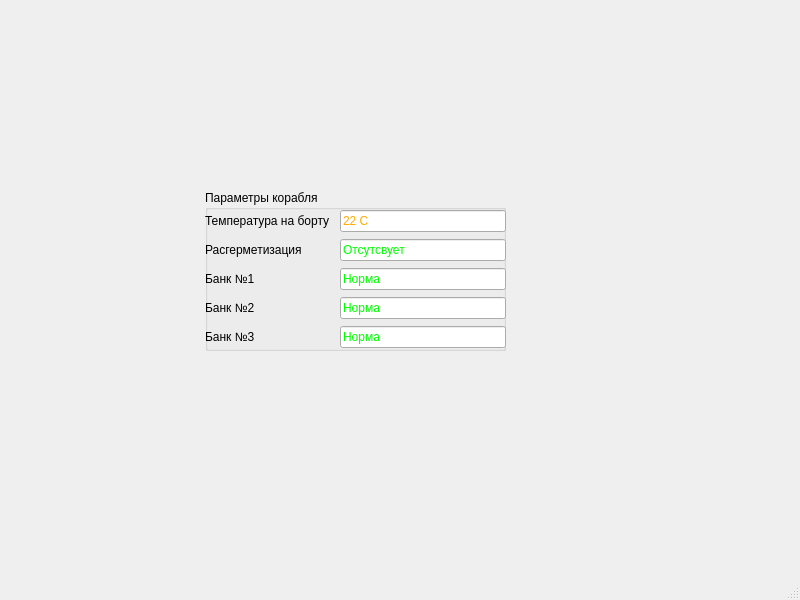
<?xml version="1.0" encoding="UTF-8"?>
<ui version="4.0">
 <class>MainWindow</class>
 <widget class="QMainWindow" name="MainWindow">
  <property name="geometry">
   <rect>
    <x>0</x>
    <y>0</y>
    <width>800</width>
    <height>600</height>
   </rect>
  </property>
  <property name="windowTitle">
   <string>MainWindow</string>
  </property>
  <property name="styleSheet">
   <string notr="true">rgb(199, 133, 0)</string>
  </property>
  <widget class="QWidget" name="centralwidget">
   <widget class="QGroupBox" name="groupBox">
    <property name="geometry">
     <rect>
      <x>205</x>
      <y>190</y>
      <width>301</width>
      <height>161</height>
     </rect>
    </property>
    <property name="title">
     <string>Параметры корабля</string>
    </property>
    <widget class="QWidget" name="gridLayoutWidget">
     <property name="geometry">
      <rect>
       <x>0</x>
       <y>20</y>
       <width>301</width>
       <height>141</height>
      </rect>
     </property>
     <layout class="QGridLayout" name="gridLayout">
      <property name="sizeConstraint">
       <enum>QLayout::SetNoConstraint</enum>
      </property>
      <property name="spacing">
       <number>7</number>
      </property>
      <item row="3" column="0">
       <widget class="QLabel" name="label_3">
        <property name="styleSheet">
         <string notr="true">rgb(0, 255, 0)</string>
        </property>
        <property name="text">
         <string>Банк №1</string>
        </property>
       </widget>
      </item>
      <item row="5" column="0">
       <widget class="QLabel" name="label_5">
        <property name="styleSheet">
         <string notr="true"/>
        </property>
        <property name="text">
         <string>Банк №3 </string>
        </property>
       </widget>
      </item>
      <item row="1" column="0">
       <widget class="QLabel" name="label">
        <property name="styleSheet">
         <string notr="true"/>
        </property>
        <property name="text">
         <string>Температура на борту </string>
        </property>
       </widget>
      </item>
      <item row="1" column="1">
       <widget class="QLineEdit" name="lineEdit_2">
        <property name="styleSheet">
         <string notr="true">color: rgb(255, 170, 0);</string>
        </property>
        <property name="text">
         <string>22 С</string>
        </property>
       </widget>
      </item>
      <item row="2" column="1">
       <widget class="QLineEdit" name="lineEdit_3">
        <property name="styleSheet">
         <string notr="true">color: rgb(0, 255, 0);</string>
        </property>
        <property name="text">
         <string>Отсутсвует</string>
        </property>
       </widget>
      </item>
      <item row="3" column="1">
       <widget class="QLineEdit" name="lineEdit_4">
        <property name="styleSheet">
         <string notr="true">color: rgb(0, 255, 0);</string>
        </property>
        <property name="text">
         <string>Норма</string>
        </property>
       </widget>
      </item>
      <item row="4" column="1">
       <widget class="QLineEdit" name="lineEdit_5">
        <property name="styleSheet">
         <string notr="true">color: rgb(0, 255, 0);</string>
        </property>
        <property name="text">
         <string>Норма</string>
        </property>
       </widget>
      </item>
      <item row="5" column="1">
       <widget class="QLineEdit" name="lineEdit_6">
        <property name="styleSheet">
         <string notr="true">color: rgb(0, 255, 0);</string>
        </property>
        <property name="text">
         <string>Норма</string>
        </property>
       </widget>
      </item>
      <item row="2" column="0">
       <widget class="QLabel" name="label_2">
        <property name="styleSheet">
         <string notr="true"/>
        </property>
        <property name="text">
         <string>Расгерметизация  </string>
        </property>
       </widget>
      </item>
      <item row="4" column="0">
       <widget class="QLabel" name="label_4">
        <property name="styleSheet">
         <string notr="true"/>
        </property>
        <property name="text">
         <string>Банк №2</string>
        </property>
       </widget>
      </item>
     </layout>
    </widget>
   </widget>
  </widget>
  <widget class="QMenuBar" name="menubar">
   <property name="geometry">
    <rect>
     <x>0</x>
     <y>0</y>
     <width>800</width>
     <height>26</height>
    </rect>
   </property>
  </widget>
  <widget class="QStatusBar" name="statusbar"/>
 </widget>
 <resources/>
 <connections/>
</ui>
